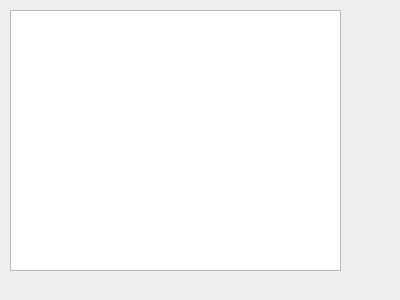
<?xml version="1.0" encoding="UTF-8"?>
<ui version="4.0">
 <class>OnlineUser</class>
 <widget class="QWidget" name="OnlineUser">
  <property name="geometry">
   <rect>
    <x>0</x>
    <y>0</y>
    <width>400</width>
    <height>300</height>
   </rect>
  </property>
  <property name="windowTitle">
   <string>Form</string>
  </property>
  <widget class="QListWidget" name="listWidget">
   <property name="geometry">
    <rect>
     <x>10</x>
     <y>10</y>
     <width>331</width>
     <height>261</height>
    </rect>
   </property>
  </widget>
 </widget>
 <resources/>
 <connections/>
</ui>
